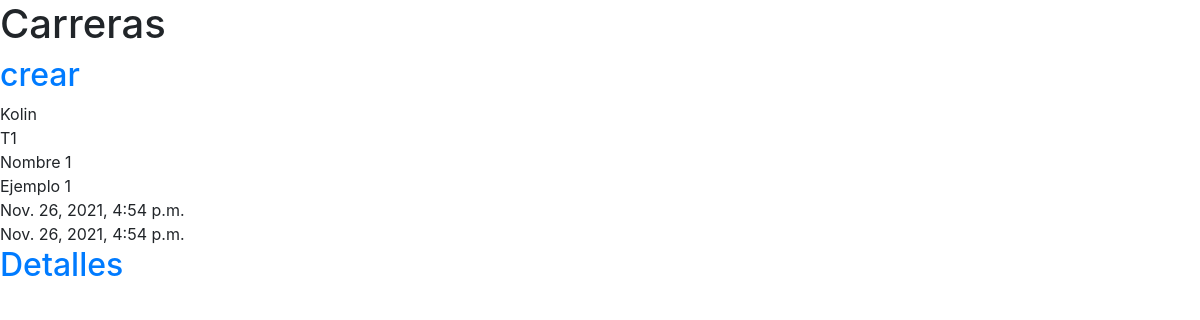
The app's page /area/listar (signed in) with its own data.
### modulos/models.py (models this page shows, shortened)
class Area(models.Model):
    autor = models.ForeignKey('auth.User', on_delete=models.CASCADE)
    titulo = models.CharField(max_length=200)
    nombre = models.CharField(max_length=200)
    descripcion = models.TextField()
    fecha_creacion = models.DateTimeField(
            default=timezone.now)
    fecha_publicacion = models.DateTimeField(
            blank=True, null=True)

### modulos/views.py (the view)
# urls.py: path('area/listar', views.area_lista, name ='area_lista'),
@login_required
def area_lista(request):
    publicaciones = Area.objects.all()
    return render(request,'modulos/area_lista.html', {'publicaciones': publicaciones})

### modulos/templates/modulos/area_lista.html
{% extends 'modulos/base.html' %}
{% block content %}
    <h2><a  href="{% url 'area_nueva' %}">crear</a></h2>
    {% for publicacion in publicaciones %}
        <div class="post">
            <td>{{ publicacion.autor }}</td><br>
            <td>{{ publicacion.titulo }}</td><br>
            <td>{{ publicacion.nombre }}</td><br>
            <td>{{ publicacion.descripcion }}</td><br>
            <td>{{ publicacion.fecha_creacion }}</td><br>
            <td>{{ publicacion.fecha_publicacion }}</td><br>
            <h2><a href="{% url 'area_detalle' pk=publicacion.pk %}">Detalles</a></h2>
        </div>
    {% endfor %}
{% endblock %}

### records on screen
Area: autor "Kolin", titulo "T1", nombre "Nombre 1", descripcion "Ejemplo 1", fecha_creacion "Nov. 26, 2021, 4:54 p.m.", fecha_publicacion "Nov. 26, 2021, 4:54 p.m."
